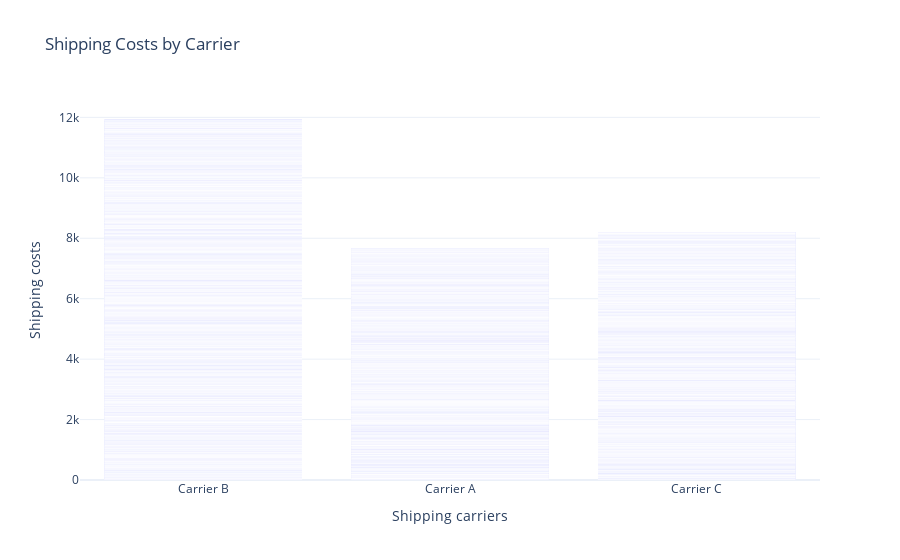

Source (notebook cell):
### Code cell
shipping_cost_chart = px.bar(data, x='Shipping carriers', 
                             y='Shipping costs', 
                             title='Shipping Costs by Carrier')
shipping_cost_chart.show()

### Figure 1 — Plotly figure (JSON) as saved in the notebook; plotly's stock layout.template omitted (floating-point values rounded to 4 significant figures; data arrays with more than 128 entries replaced by an {"elided": "..."} marker saying what was removed)
{"data": [{"alignmentgroup": "True", "hovertemplate": "Shipping carriers=%{x}<br>Shipping costs=%{y}<extra></extra>", "legendgroup": "", "marker": {"color": "#636efa", "pattern": {"shape": ""}}, "name": "", "offsetgroup": "", "orientation": "v", "showlegend": false, "textposition": "auto", "type": "bar", "x": {"elided": "5001 str values"}, "xaxis": "x", "y": {"elided": "5001 float values"}, "yaxis": "y"}], "layout": {"autosize": true, "barmode": "relative", "legend": {"tracegroupgap": 0}, "title": {"text": "Shipping Costs by Carrier"}, "xaxis": {"anchor": "y", "autorange": true, "domain": [0, 1], "range": [-0.5, 2.5], "title": {"text": "Shipping carriers"}, "type": "category"}, "yaxis": {"anchor": "x", "autorange": true, "domain": [0, 1], "range": [0, 12580.0], "title": {"text": "Shipping costs"}, "type": "linear"}}}
